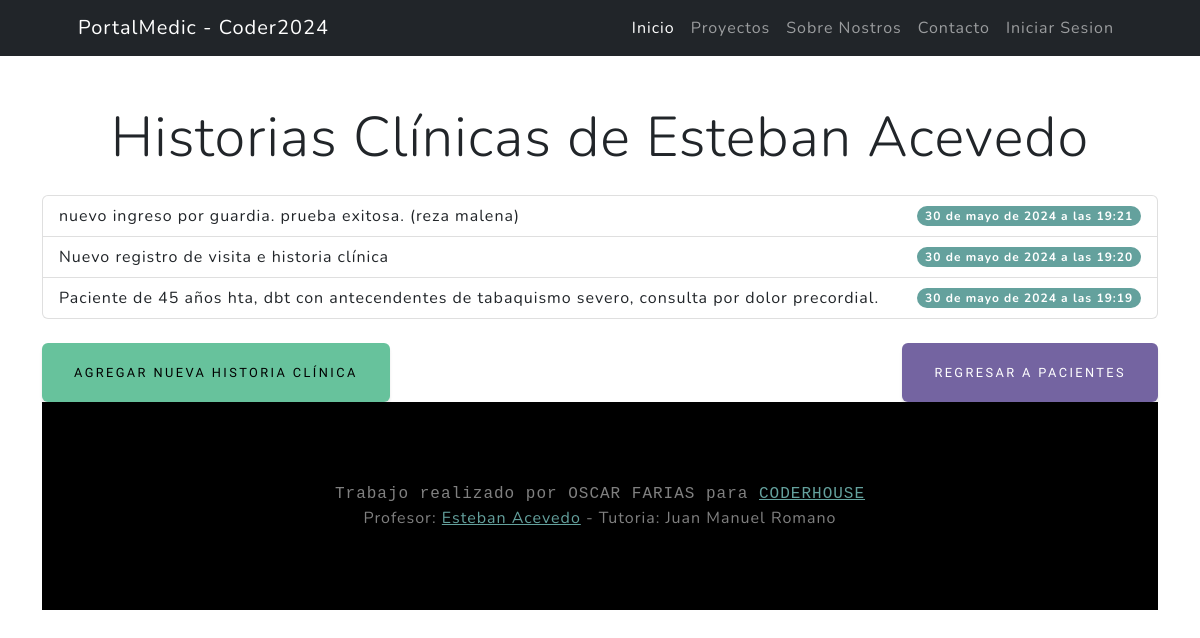
Page /pacientes/pacientes/1/ver/ on the earlier database version.
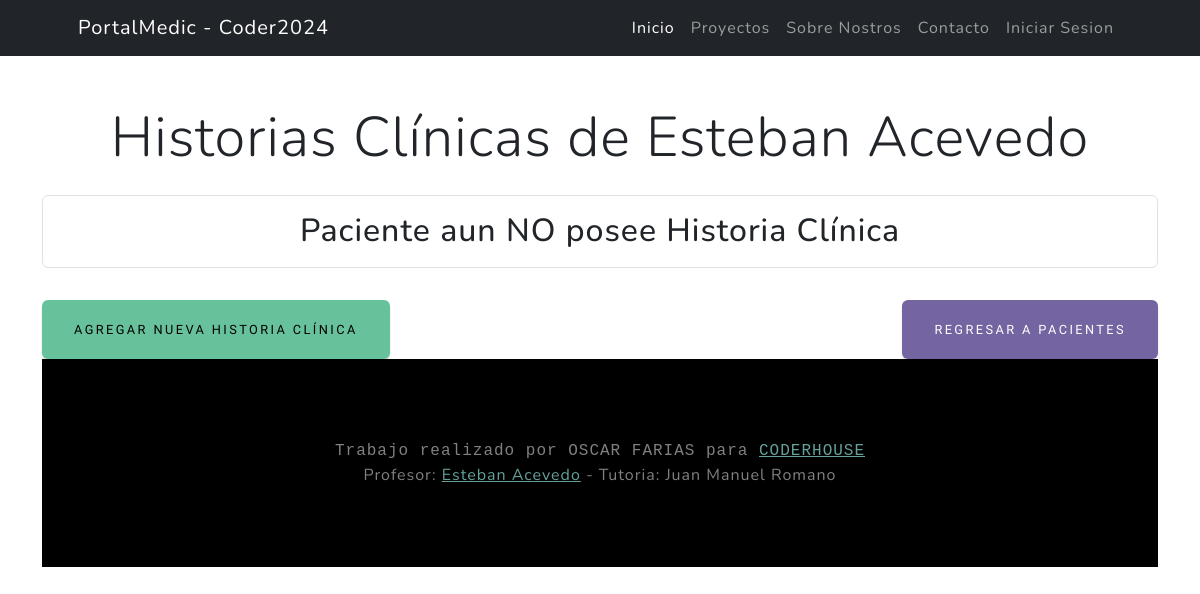
Same page on the later database version.
### pacientes/models.py (models this page shows, shortened)
class HistoriaClinica(models.Model):
    paciente = models.ForeignKey(Paciente, on_delete=models.CASCADE)
    contenido = models.TextField()
    fecha_creacion = models.DateTimeField(auto_now_add=True)

### pacientes/views.py (the view)
# urls.py: path('pacientes/<int:pk>/ver/', ver_historia, name='ver_historia'),
def ver_historia(request, pk):
    paciente = get_object_or_404(Paciente, id=pk)
    historias = HistoriaClinica.objects.filter(paciente=paciente).order_by('-fecha_creacion')
    return render(request, 'pacientes/ver_historia.html', {'paciente': paciente, 'historias': historias})

### pacientes/templates/pacientes/ver_historia.html (shortened to what this page needs)
{% extends 'core/base.html' %}
{% load static %}
{% block content %}
<div class="container mt-5">
    <div class="row">
        <div class="col-12">
            <h1 class="display-4 text-center">Historias Clínicas de {{ paciente.nombre }} {{ paciente.apellido }}</h1>
            <ul class="list-group mt-4">
                {% if historias %}
                    {% for historia in historias %}
                    <li class="list-group-item d-flex justify-content-between align-items-center">
                        <span>{{ historia.contenido }}</span>
                        <span class="badge bg-primary rounded-pill">{{ historia.fecha_creacion }}</span>
                    </li>
                {% endfor %}
                {% else %}
                <h2 class="p-3 border rounded text-center">Paciente aun NO posee Historia Clínica</h2>
                {% endif %}
            </ul>
            <div class="mt-4 d-flex justify-content-between">
                <a href="{% url 'pacientes:guardar_historia' paciente.id %}" class="btn btn-success">Agregar nueva historia clínica</a>
                <a href="{% url 'pacientes:pacientes_list' %}" class="btn btn-secondary">Regresar a Pacientes</a>
            </div>
        </div>
    </div>
{% endblock content %}

Differences in the rows shown:
removed HistoriaClinica: contenido "nuevo ingreso por guardia. prueba exitosa. (reza malena)", fecha_creacion "30 de mayo de 2024 a las 19:21"
removed HistoriaClinica: contenido "Nuevo registro de visita e historia clínica", fecha_creacion "30 de mayo de 2024 a las 19:20"
removed HistoriaClinica: contenido "Paciente de 45 años hta, dbt con antecendentes de tabaquismo severo, consulta por dolor precordial.", fecha_creacion "30 de mayo de 2024 a las 19:19"
Other differences:
text now shown: "Paciente aun NO posee Historia Clínica"
